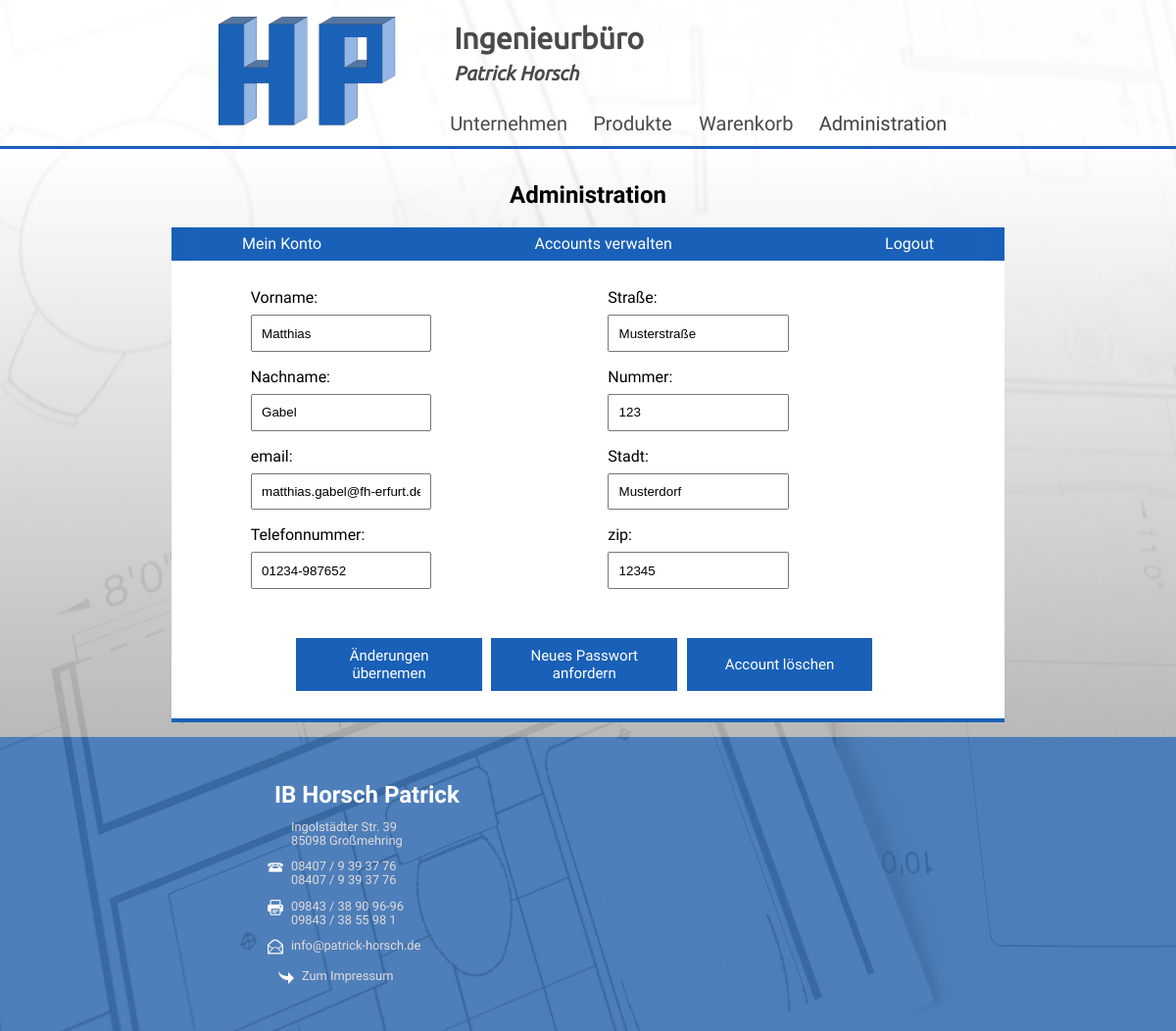
Page /index.php?c=administration&a=mydata (signed in) on the committed database.
### tables this page shows
CREATE TABLE IF NOT EXISTS `members` (
  `id` INT NOT NULL AUTO_INCREMENT,
  `email` VARCHAR(255) NOT NULL,
  `password_hash` VARCHAR(255) NOT NULL,
  `roll` VARCHAR(45) NOT NULL DEFAULT 'user',
  `firstname` VARCHAR(255) NOT NULL,
  `lastname` VARCHAR(255) NOT NULL,
  `gender` CHAR NOT NULL,
  `phone` VARCHAR(20) NULL,
  `addresses_id` INT NOT NULL,
  PRIMARY KEY (`id`, `addresses_id`, `email`),
  INDEX `fk_customers_addresses1_idx` (`addresses_id` ASC),
  CONSTRAINT `fk_members_addresses1`
    FOREIGN KEY (`addresses_id`)
    REFERENCES `addresses` (`id`)
    ON DELETE NO ACTION
    ON UPDATE NO ACTION);

CREATE TABLE IF NOT EXISTS `addresses` (
  `id` INT NOT NULL AUTO_INCREMENT,
  `street` VARCHAR(64) NOT NULL,
  `house_number` VARCHAR(10) NOT NULL,
  `city` VARCHAR(64) NOT NULL,
  `zip` VARCHAR(5) NOT NULL,
  PRIMARY KEY (`id`));

### core/controller.class.php (called while the page is built, shortened)
<?php
class Controller
{
    protected $controller  = null;
    protected $action 	   = null;
    protected $params = [];
    public function __construct($controller, $action)
    {
        $this->controller = $controller;
        $this->action = $action;
    }
    public function render()
    {
        $viewPath = VIEWSPATH.$this->controller.DIRECTORY_SEPARATOR.$this->action.'.php';
        extract($this->params);
        include $viewPath;
    }
}

### core/functions.php (called while the page is built, shortened)
<?php
function getCustomer($id)
{
    $db = $GLOBALS['db'];
    $sql = "id=" . $db->quote($id);
    return Members::findOne($sql);
}
function getAddress($addressid)
{
    $db = $GLOBALS['db'];
    $sql = "id=" . $db->quote($addressid);
    return Addresses::findOne($sql);
}

### core/model.class.php (called while the page is built, shortened)
<?php
abstract class Model
{
    protected $schema = [
    ];
    private $values = [
    ];
    public static function tablename()
    {
        $class = get_called_class();
        if(defined($class.'::TABLENAME'))
        {
            return $class::TABLENAME;
        }
        return null;
    }
    public function __destruct()
    {
        $this->schema = null;
        $this->values = null;
    }
    public function __set($key, $value)
    {
        if(isset($this->schema[$key]))
        {
            $this->values[$key] = $value;
        }
        else
        {
            $className = get_called_class();
            throw new \Exception(`${key} does not exists in this class ${className}`);
        }
    }
    public function __get($key)
    {
        if(isset($this->schema[$key]))
        {
            return $this->values[$key];
        }
        else
        {
            $className = get_called_class();
            throw new \Exception(`${key} does not exists in this class ${className}`);
        }
    }
    public static function find($whereStr = '1')
    {
        $db = $GLOBALS['db'];
        $sqlStr = 'SELECT * FROM `'.self::tablename().'` WHERE '.$whereStr.';';
        $results = [];
        try
        {
            $results = $db->query($sqlStr)->fetchAll();
            $count = count($results);
            for ($i=0; $i < $count; ++$i)
            {
                $results[$i] = new $class($results[$i]);
            }
        }
        catch(\PDOException $error)
        {
            print_r($error);
        }
        return $results;
    }
    public static function findOne($whereStr = '1')
    {
        $results = self::find($whereStr);
        if(count($results) > 0)
        {
            return $results[0];
        }
        return null;
    }
}

### views/administration/mydata.php (the view)
<div id="administration-wraper">
    <? require_once SHAREDPATH . 'adminnav.php'; ?>
    <?
    $customer = getCustomer($_SESSION['id']);
    $address = getAddress($customer->addresses_id);
    ?>
    <main>
        <form class="mydataFlex" name="mydata" action="" method="post">
            <div class="leftSite">
            <label for="firstname"> Vorname:</label>
                    <input type="text" name="firstname" id="firstname" value='<?= $customer->firstname ?>'>
                <label for="lastname"> Nachname:</label>
                    <input type="text" name="lastname" id="lastname" value='<?= $customer->lastname ?>'>
                <label for="city"> email:</label>
                    <input type="text" name="email" id="email"
                           value='<?= $customer->email ?>'>
            <label for="phone"> Telefonnummer: </label>
                <input type="text" name="phone" id="phone" value='<?= $customer->phone ?>'>
            </div>
            <div class="rightSite">
                    <label for="street"> Straße: </label>
                        <input type="text" name="street" id="street" value='<?= $address->street ?>'>
            <label for="house_number"> Nummer:</label>
                <input type="text" name="house_number" id="house_number" value='<?= $address->house_number ?>'>
            <label for="city"> Stadt:</label>
                <input type="text" name="city" id="city" value='<?= $address->city ?>'>
            <label for="zip"> zip:</label>
                <input type="text" name="zip" id="zip" value='<?= $address->zip ?>'>
            </div>
            <p>
            <div class="mydataBtn">
            <button class="btn" type="submit" name="update" value="input_changeAccountDetails">Änderungen
                übernemen
            </button>
            <button class="btn" type="submit" name="contact" value="input_changeAccountPassword">Neues Passwort
                anfordern
            </button>
            <div class="delete">
            <button class="btn" type="submit" name="delete" value="input_deleteAccount">Account löschen</button>
            </div>
            </div>
            </p>
        </form>
    </main>
</div>

### assets/designs/design-index.css (style rules this page uses)
:root { --headsize: 6.55em; --headcolor: #1960B8; --overheadGrey: #2f2f2fde; }
@media screen and (min-width: 62em) { :root { --headsize: 6.8em; } }
@media screen and (min-width: 62em) { body { margin: unset; padding: unset; background-image: url("../images/background.jpg"); background-repeat: no-repeat; background-attachment: fixed; } }
body { margin: unset; padding: unset; font-family: 'Raleway', sans-serif; font-size: 1em; background-image: url("../images/background.jpg"); background-size: 100% 100%; background-attachment: fixed; }
#administration-wraper { box-sizing: border-box; display: flex; justify-content: center; flex-wrap: wrap; width: 100%; }
.mydataFlex { display: flex; justify-content: center; flex-wrap: wrap; }
.rightSite { width: 40%; margin-left: 5%; }
.leftSite { width: 40%; margin-bottom: 5%; }
.mydataBtn { display: flex; align-items: center; justify-content: center; flex-wrap: wrap; }
.btn { align-items: center; height: 3.75em; max-width: 5em; cursor: pointer; font-size: 0.9375em; font-family: 'Raleway', sans-serif; display: flex; justify-content: center; border: 0.1111em solid ; background-color: #1960B8; color: white; padding: 0.8334em 1.7777em; text-align: center; text-decoration: none; min-width: 12.7779em; margin-bottom: 0.5em; margin-right: 0.5em; transition: background-color 0.2s ease-out; flex-direction: row; }
#administration-wraper main { width: 90%; min-height: 70%; margin-left: 0; text-decoration: none; list-style: none; background-color: white; padding: 1.25em; vertical-align: top; border-bottom: 0.255em var(--headcolor) solid; }
#administration-wraper label { text-align: left; display: block; padding: 0.5em 1.5em 0.5em 0; }
#administration-wraper input { width: 50%; padding: 0.7em; margin-bottom: 0.5rem; }

### rows in the picture
members: firstname "Matthias", lastname "Gabel", email "matthias.gabel@fh-erfurt.de", phone "01234-987652"
addresses: street "Musterstraße", house_number "123", city "Musterdorf", zip "12345"
